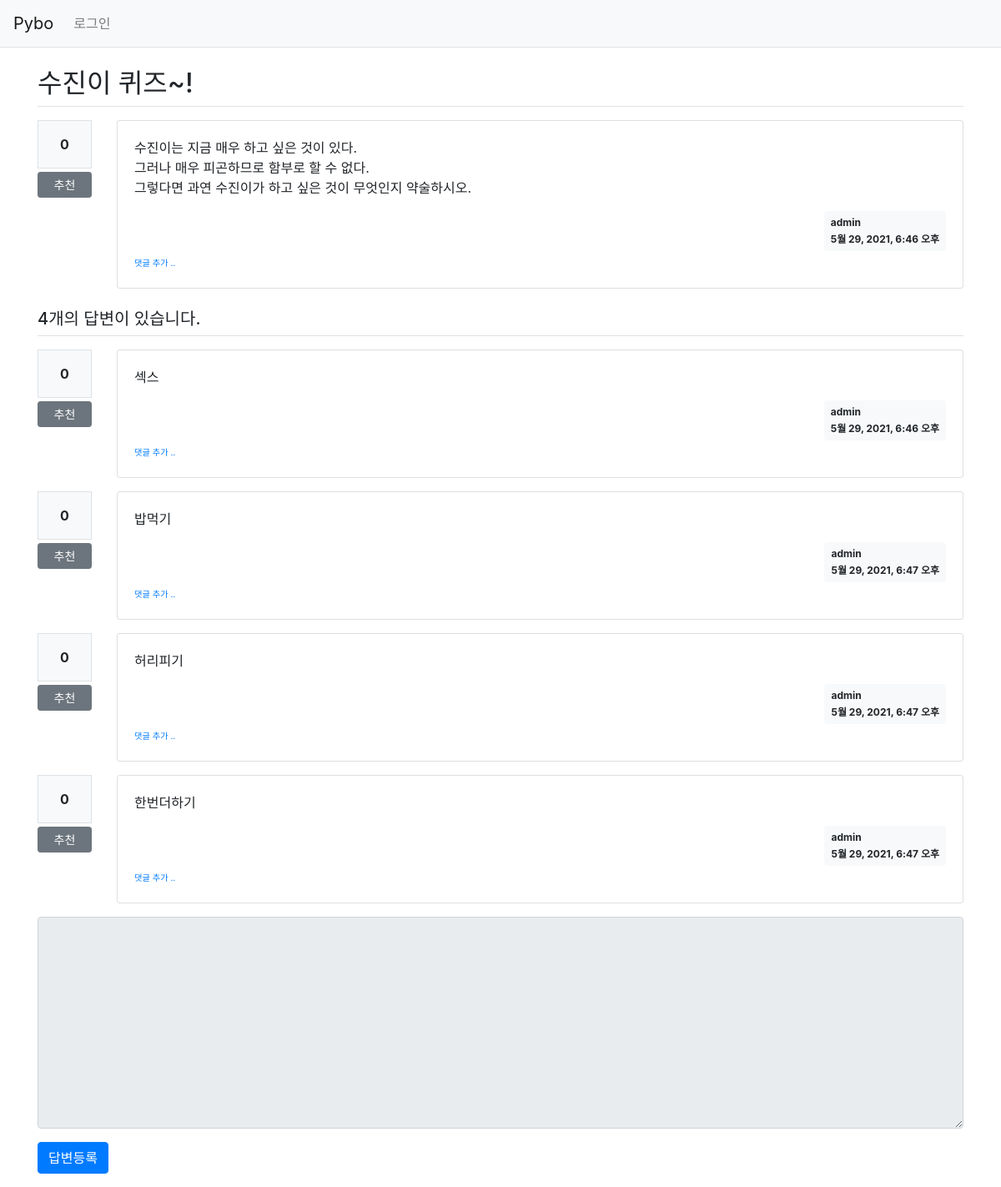
The app's page /pybo/310/ with its own data.
### pybo/models.py (models this page shows, shortened)
class Question(models.Model):
    author = models.ForeignKey(User, on_delete=models.CASCADE, related_name='author_question')
    subject = models.CharField(max_length=200)
    content = models.TextField()
    create_date = models.DateTimeField()
    modify_date = models.DateTimeField(null=True, blank=True)
    voter = models.ManyToManyField(User, related_name='voter_question')

class Answer(models.Model):
    author = models.ForeignKey(User, on_delete=models.CASCADE, related_name='author_answer')
    question = models.ForeignKey(Question, on_delete=models.CASCADE)
    content = models.TextField()
    create_date = models.DateTimeField()
    modify_date = models.DateTimeField(null=True, blank=True)
    voter = models.ManyToManyField(User, related_name='voter_answer')

### pybo/views/base_views.py (the view)
# urls.py: path('<int:question_id>/', base_views.detail, name='detail'),
def detail(request, question_id):
    question = get_object_or_404(Question, pk=question_id)
    context = {'question': question}
    return render(request, 'pybo/question_detail.html', context)

### pybo/templatetags/pybo_filter.py (called while the page is built)
@register.filter()
def mark(value):
    extensions = ["nl2br", "fenced_code"]
    return mark_safe(markdown.markdown(value, extensions=extensions))

### templates/pybo/question_detail.html (shortened to what this page needs)
{% extends 'base.html' %}
{% load pybo_filter %}
{% block content %}
<div class="container my-3">
    <h2 class="border-bottom py-2">{{ question.subject }}</h2>
    <div class="row my-3">
        <div class="col-1">
            <div class="bg-light text-center p-3 border font-weight-bolder mb-1">{{question.voter.count}}</div>
            <a href="#" data-uri="{% url 'pybo:vote_question' question.id  %}"
               class="recommend btn btn-sm btn-secondary btn-block my-1">추천</a>
        </div>
        <div class="col-11">
            <div class="card">
                <div class="card-body">
                    <div class="card-text">{{ question.content|mark }}</div>
                    <div class="d-flex justify-content-end">
                        <div class="badge badge-light p-2 text-left">
                            <div class="mb-2">{{ question.author.username }}</div>
                            <div>{{ question.create_date }}</div>
                        </div>
                    </div>
                    <div>
                        <a href="{% url 'pybo:comment_create_question' question.id  %}"
                           class="small"><small>댓글 추가 ..</small></a>
                    </div>
                </div>
            </div>
        </div>
    </div>
    <h5 class="border-bottom my-3 py-2">{{question.answer_set.count}}개의 답변이 있습니다.</h5>
    {% for answer in question.answer_set.all %}
    <div class="row my-3">
        <div class="col-1">
            <div class="bg-light text-center p-3 border font-weight-bolder mb-1">{{answer.voter.count}}</div>
            <a href="#" data-uri="{% url 'pybo:vote_answer' answer.id  %}"
                class="recommend btn btn-sm btn-secondary btn-block my-1">추천</a>
        </div>
        <div class="col-11">
            <div class="card">
                <div class="card-body">
                    <div class="card-text">{{ answer.content|mark }}</div>
                    <div class="d-flex justify-content-end">
                        <div class="badge badge-light p-2 text-left">
                            <div class="mb-2">{{ answer.author.username }}</div>
                            <div>{{ answer.create_date }}</div>
                        </div>
                    </div>
                    <div>
                        <a href="{% url 'pybo:comment_create_answer' answer.id  %}"
                           class="small"><small>댓글 추가 ..</small></a>
                    </div>
                </div>
            </div>
        </div>
    </div>
    {% endfor %}
    <form action="{% url 'pybo:answer_create' question.id %}" method="post" class="my-3">
        <div class="form-group">
            <textarea {% if not user.is_authenticated %}disabled{% endif %}
              name="content" id="content" class="form-control" rows="10"></textarea>
        </div>
        <input type="submit" value="답변등록" class="btn btn-primary">
    </form>
</div>
{% endblock %}

### templates/base.html (shortened to what this page needs)
{% load static %}
<!doctype html>
<html lang="ko">
<head>
    <link href="//maxcdn.bootstrapcdn.com/bootstrap/4.0.0/css/bootstrap.min.css" rel="stylesheet" id="bootstrap-css">
    <link rel="stylesheet" type="text/css" href="{% static 'bootstrap.min.css' %}">
    <link rel="stylesheet" type="text/css" href="{% static 'style.css' %}">
</head>
<body>
    {% include "navbar.html" %}
    {% block content %}
    {% endblock %}
</body>
</html>

### templates/navbar.html (shortened to what this page needs)
<nav class="navbar navbar-expand-lg navbar-light bg-light border-bottom">
    <a class="navbar-brand" href="{% url 'pybo:index' %}">Pybo</a>
    <div class="collapse navbar-collapse flex-grow-0" id="navbarNav">
        <ul class="navbar-nav">
            <li class="nav-item ">
                {% if user.is_authenticated %}
                <a class="nav-link" href="{% url 'common:logout' %}">{{ user.username }} (로그아웃)</a>
                {% else %}
                <a class="nav-link" href="{% url 'common:login' %}">로그인</a>
                {% endif %}
            </li>
        </ul>
    </div>
</nav>

### records on screen
Question: subject "수진이 퀴즈~!", voter.count "0", content|mark "수진이는 지금 매우 하고 싶은 것이 있다. 그러나 매우 피곤하므로 함부로 할 수 없다. 그렇다면 과연 수진이가 하고 싶은 것이 무엇인지 약술하시오.", author.username "admin", create_date "5월 29, 2021, 6:46 오후", answer_set.count "4"
Answer: voter.count "0", content|mark "섹스", author.username "admin", create_date "5월 29, 2021, 6:46 오후"
Answer: voter.count "0", content|mark "밥먹기", author.username "admin", create_date "5월 29, 2021, 6:47 오후"
Answer: voter.count "0", content|mark "허리피기", author.username "admin", create_date "5월 29, 2021, 6:47 오후"
Answer: voter.count "0", content|mark "한번더하기", author.username "admin", create_date "5월 29, 2021, 6:47 오후"
